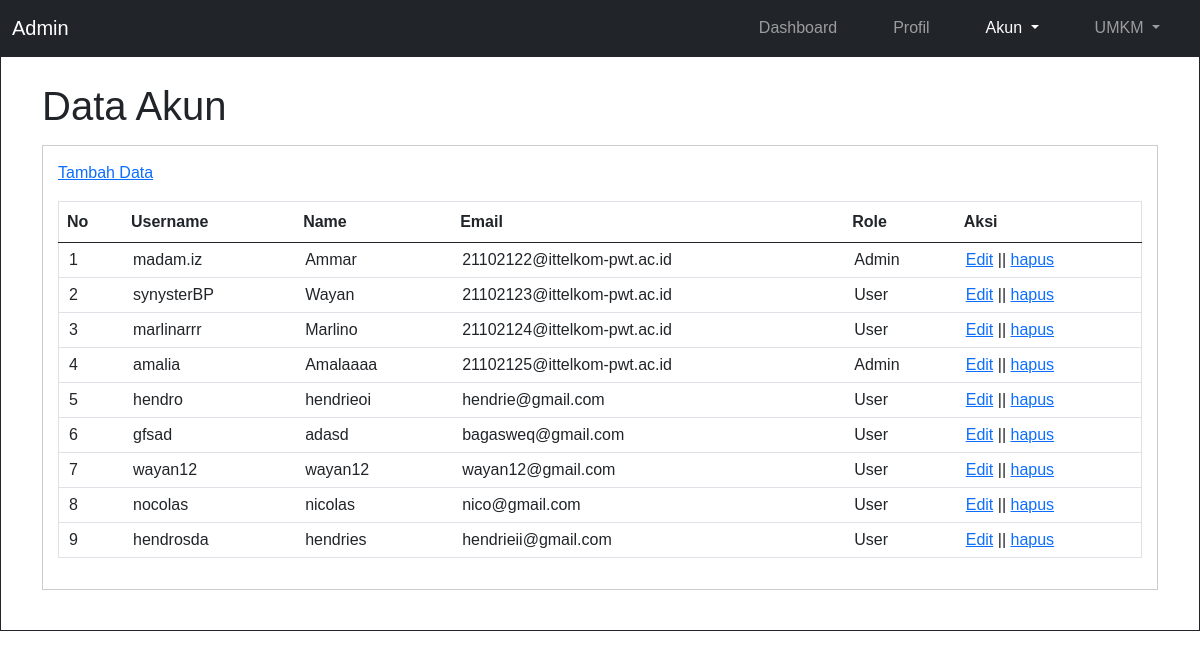
The app's page /Admin/akunData.php (signed in) with its own data.
### tables this page shows
CREATE TABLE `user` (
  `username` varchar(10) NOT NULL,
  `user_id` int(11) NOT NULL,
  `name` varchar(30) NOT NULL,
  `email` varchar(50) NOT NULL,
  `password` varchar(10) NOT NULL,
  `role` varchar(10) NOT NULL
);

### Admin/akunData.php (the view, shortened to what this page needs)
<!DOCTYPE html>
<html lang="en">
<head>
    <link rel="stylesheet" href="./css/style.css">
    <link href="https://cdn.jsdelivr.net/npm/bootstrap@5.0.2/dist/css/bootstrap.min.css" rel="stylesheet">
</head>
<body>
<nav class="navbar navbar-expand-lg navbar-dark bg-dark">
        <div class="container-fluid">
            <a class="navbar-brand" href="#">Admin</a>
            <div class="collapse navbar-collapse" id="navbarSupportedContent">
                <ul class="navbar-nav ms-auto mb-2 mb-lg-0">
                    <li class="nav-item">
                        <a class="nav-link " aria-current="page" href="./index.php">Dashboard</a>
                    </li>
                    <li class="nav-item">
                        <a class="nav-link " aria-current="page" href="./profile.php">Profil</a>
                    </li>
                    <li class="nav-item dropdown">
                        <a class="nav-link active dropdown-toggle" href="#" id="navbarDropdown" role="button" data-bs-toggle="dropdown" aria-expanded="false">
                        Akun
                        </a>
                    </li>
                    <li class="nav-item dropdown">
                        <a class="nav-link dropdown-toggle" href="#" id="navbarDropdown" role="button" data-bs-toggle="dropdown" aria-expanded="false">
                        UMKM
                        </a>
                    </li>
                </ul>
            </div>
        </div>
    </nav>
    <div class="section">
        <div class="container">
            <h1>Data Akun</h1>
            <div class="box">
                <p ><a href="akun-tambah.php">Tambah Data</a></p>
                <table border="1" cellspacing="0" class="table">
                    <thead>
                        <tr>
                            <th>No</th>
                            <th>Username</th>
                            <th>Name</th>
                            <th>Email</th>
                            <th>Role</th>
                            <th>Aksi</th>
                        </tr>
                    </thead>
                    <tbody>
                        <?php
                            include "../koneksi.php";
                            $query = "SELECT * FROM user";
                            $stmt = $conn->prepare($query);
                            $stmt->execute();
                            $no = 1;
                            while($row = $stmt->fetch(PDO::FETCH_ASSOC)) {
                        ?>
                        <tr>
                            <td><?php echo $no; ?></td>
                            <td><?php echo $row['username'] ?></td>
                            <td><?php echo $row['name']?></td>
                            <td><?php echo $row['email']?></td>
                            <td><?php echo $row['role']?></td>
                            <td>
                                <a href="akun-edit.php?id=<?php echo $row['username'] ?>">Edit</a> || <a href="proses-hapus.php?idk=<?php echo $row['username'] ?>">hapus</a>
                            </td>
                        </tr>
                        <?php
                                $no++;
                            }
                        ?>
                    </tbody>
                </table>
            </div>
        </div>
    </div>
</body>
</html>

### Admin/css/style.css (style rules this page uses)
* { padding: 0; margin: 0; font-family: 'Quicksand', sans-serif ; }
body { background-color: #f8f8f8; }
.container { width: 80%; margin: auto; }
nav div ul li { padding: 0px 20px 0px 20px; margin: 0 auto; }
.section { padding: 25px 0; border: 1px solid; }
.box { background-color: #fff; border: 1px solid #ccc; padding: 15px; box-sizing: border-box; margin: 15px 0; }
.table { width: 100%; border-collapse: collapse; }
.table tr { height: 30px; }
.table tr td { padding: 5px 10px; }

### records on screen
user: username "madam.iz", name "Ammar", email "21102122@ittelkom-pwt.ac.id", role "Admin"
user: username "synysterBP", name "Wayan", email "21102123@ittelkom-pwt.ac.id", role "User"
user: username "marlinarrr", name "Marlino", email "21102124@ittelkom-pwt.ac.id", role "User"
user: username "amalia", name "Amalaaaa", email "21102125@ittelkom-pwt.ac.id", role "Admin"
user: username "hendro", name "hendrieoi", email "hendrie@gmail.com", role "User"
user: username "gfsad", name "adasd", email "bagasweq@gmail.com", role "User"
user: username "wayan12", name "wayan12", email "wayan12@gmail.com", role "User"
user: username "nocolas", name "nicolas", email "nico@gmail.com", role "User"
user: username "hendrosda", name "hendries", email "hendrieii@gmail.com", role "User"
